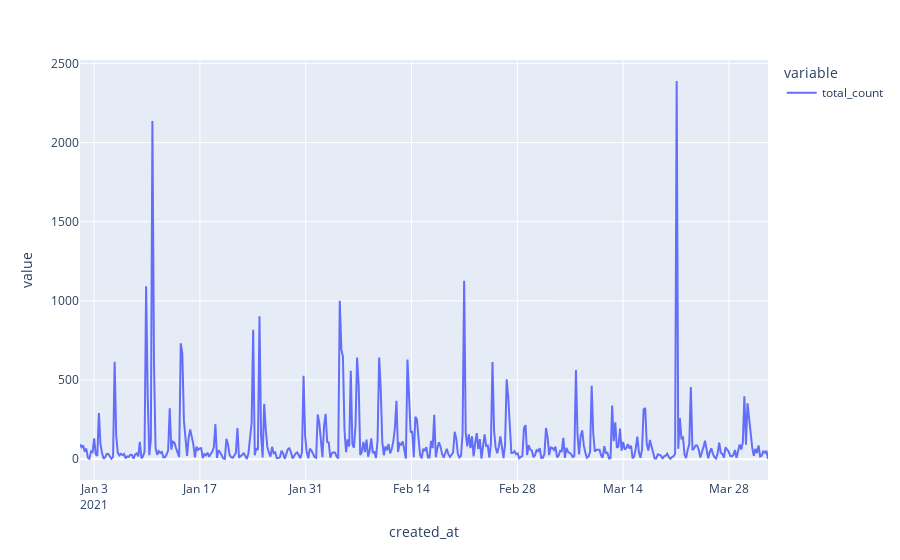

Write notebook code for a chart like this one.
### Code cell
import plotly.express as px


px.line(
    df_timeseries.total_count
)

### Figure 1 — Plotly figure (JSON) as saved in the notebook; plotly's stock layout.template omitted (floating-point values rounded to 4 significant figures; data arrays with more than 128 entries replaced by an {"elided": "..."} marker saying what was removed)
{"data": [{"hovertemplate": "variable=total_count<br>created_at=%{x}<br>value=%{y}<extra></extra>", "legendgroup": "total_count", "line": {"color": "#636efa", "dash": "solid"}, "marker": {"symbol": "circle"}, "mode": "lines", "name": "total_count", "orientation": "v", "showlegend": true, "type": "scatter", "x": {"elided": "436 str values"}, "xaxis": "x", "y": {"elided": "436 int values"}, "yaxis": "y"}], "layout": {"legend": {"title": {"text": "variable"}, "tracegroupgap": 0}, "margin": {"t": 60}, "xaxis": {"anchor": "y", "domain": [0, 1], "title": {"text": "created_at"}}, "yaxis": {"anchor": "x", "domain": [0, 1], "title": {"text": "value"}}}}
